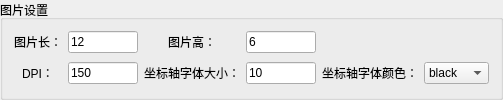
          <widget class="QGroupBox" name="groupBox_4">
           <property name="title">
            <string>图片设置</string>
           </property>
           <layout class="QGridLayout" name="gridLayout_3">
            <property name="topMargin">
             <number>5</number>
            </property>
            <property name="bottomMargin">
             <number>5</number>
            </property>
            <property name="verticalSpacing">
             <number>3</number>
            </property>
            <item row="1" column="0">
             <widget class="QLabel" name="label_17">
              <property name="text">
               <string>DPI：</string>
              </property>
              <property name="alignment">
               <set>Qt::AlignCenter</set>
              </property>
             </widget>
            </item>
            <item row="0" column="1">
             <widget class="QLineEdit" name="lineEdit_9">
              <property name="maximumSize">
               <size>
                <width>70</width>
                <height>16777215</height>
               </size>
              </property>
              <property name="text">
               <string>12</string>
              </property>
             </widget>
            </item>
            <item row="0" column="3">
             <widget class="QLineEdit" name="lineEdit_10">
              <property name="maximumSize">
               <size>
                <width>70</width>
                <height>16777215</height>
               </size>
              </property>
              <property name="text">
               <string>6</string>
              </property>
             </widget>
            </item>
            <item row="1" column="2">
             <widget class="QLabel" name="label_54">
              <property name="text">
               <string>坐标轴字体大小：</string>
              </property>
              <property name="alignment">
               <set>Qt::AlignCenter</set>
              </property>
             </widget>
            </item>
            <item row="1" column="3">
             <widget class="QLineEdit" name="lineEdit_29">
              <property name="maximumSize">
               <size>
                <width>70</width>
                <height>16777215</height>
               </size>
              </property>
              <property name="text">
               <string>10</string>
              </property>
             </widget>
            </item>
            <item row="0" column="2">
             <widget class="QLabel" name="label_13">
              <property name="text">
               <string>图片高：</string>
              </property>
              <property name="alignment">
               <set>Qt::AlignCenter</set>
              </property>
             </widget>
            </item>
            <item row="0" column="0">
             <widget class="QLabel" name="label_12">
              <property name="text">
               <string>图片长：</string>
              </property>
              <property name="alignment">
               <set>Qt::AlignCenter</set>
              </property>
             </widget>
            </item>
            <item row="1" column="5">
             <widget class="QComboBox" name="comboBox_16">
              <item>
               <property name="text">
                <string>black</string>
               </property>
              </item>
              <item>
               <property name="text">
                <string>white</string>
               </property>
              </item>
              <item>
               <property name="text">
                <string>gray</string>
               </property>
              </item>
              <item>
               <property name="text">
                <string>red</string>
               </property>
              </item>
              <item>
               <property name="text">
                <string>blue</string>
               </property>
              </item>
              <item>
               <property name="text">
                <string>green</string>
               </property>
              </item>
              <item>
               <property name="text">
                <string>yellow</string>
               </property>
              </item>
             </widget>
            </item>
            <item row="1" column="1">
             <widget class="QLineEdit" name="lineEdit_11">
              <property name="maximumSize">
               <size>
                <width>70</width>
                <height>16777215</height>
               </size>
              </property>
              <property name="text">
               <string>150</string>
              </property>
             </widget>
            </item>
            <item row="1" column="4">
             <widget class="QLabel" name="label_55">
              <property name="text">
               <string>坐标轴字体颜色：</string>
              </property>
              <property name="alignment">
               <set>Qt::AlignCenter</set>
              </property>
             </widget>
            </item>
           </layout>
          </widget>
